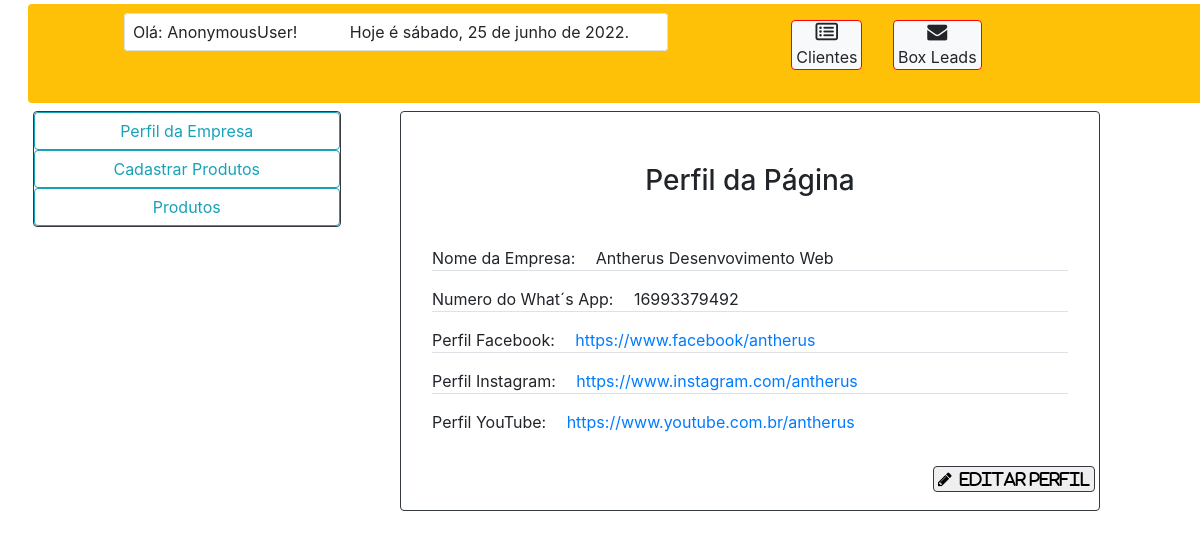
Screenshot of /area-adm/ with the database file from the repository.
### landingpage/models.py (models this page shows, shortened)
class Perfil(models.Model):
    nome_pagina = models.CharField(blank=True, null=True, max_length=50)
    whatsapp = models.CharField(blank=True, null=True, max_length=50)
    perfil_facebook = models.URLField(blank=True, null=True, max_length=256)
    perfil_instagram = models.URLField(blank=True, null=True, max_length=256)
    canal_youtube = models.URLField(blank=True, null=True, max_length=256, )

### landingpage/views.py (the view)
# urls.py: path('area-adm/', views.area_adm, name='area-adm'),
def area_adm(request):
    print(request.POST)
    perfil = PerfilForm()
    display_perfil = Perfil.objects.all()
    count_novo = Formulario.objects.filter(status="LEADS NOVO").count()
    if request.method == "POST" and len(display_perfil) < 1:
        nome_pagina = request.POST.get("nome_pagina")
        n_whatsapp = request.POST.get("whatsapp")
        url_facebook = request.POST.get("perfil_facebook")
        url_instagram = request.POST.get("perfil_instagram")
        url_youtube = request.POST.get("canal_youtube")
        Perfil.objects.create(nome_pagina=nome_pagina,
                              whatsapp=n_whatsapp,
                              perfil_facebook=url_facebook,
                              perfil_instagram=url_instagram,
                              canal_youtube=url_youtube
                              )
        return HttpResponseRedirect('http://127.0.0.1:8000/area-adm/')
    else:
        if request.method == "POST" and len(display_perfil) == 1:
            nome_pagina = request.POST.get("nome_pagina")
            n_whatsapp = request.POST.get("whatsapp")
            url_facebook = request.POST.get("perfil_facebook")
            url_instagram = request.POST.get("perfil_instagram")
            url_youtube = request.POST.get("canal_youtube")
            Perfil.objects.update(nome_pagina=nome_pagina,
                                  whatsapp=n_whatsapp,
                                  perfil_facebook=url_facebook,
                                  perfil_instagram=url_instagram,
                                  canal_youtube=url_youtube
                                  )
            return HttpResponseRedirect('http://127.0.0.1:8000/area-adm/')
    return render(request, 'lp/area-administrativa.html', {'perfil': perfil,
                                                           'display_perfil': display_perfil,
                                                           'count_novo': count_novo,
                                                           })

### landingpage/templates/lp/area-administrativa.html (shortened to what this page needs)
<!DOCTYPE html>
{% load static %}
<html>
<head>
	<link rel="stylesheet" href="https://maxcdn.bootstrapcdn.com/bootstrap/4.0.0/css/bootstrap.min.css">
    <link rel="stylesheet" type="text/css" href="{% static 'landingpage/css/dashboard.css' %}">
    <link rel="stylesheet" href="fontawesome/css/all.css">
    <link href="https://cdnjs.cloudflare.com/ajax/libs/font-awesome/4.7.0/css/font-awesome.css" rel="stylesheet" />
</head>
<body id="body-area-adm">
	<div  class=" container-fluid w-100 p-0 m-0 " id="container" >
		<header class="m-0 p-0  " style="" id="dashboard" >
          <div class="row pl-5  bg-warning m-1 bordered rounded" style="position: relative;
          top:0x; left:2%; height:99px; ">
            <div class="mt-3" >
                <span class=" bg-white p-2 border rounded mx-5" >
                    <span>Olá:</span>
                    <span class="mr-5">{{request.user|capfirst}}!</span>
                <span class="col-12"></span>
                </span>
                     <a href="/dashboard/caixa-leads/" class=" btn btn-light py-0 px-1 " style="border:1px solid red;position:absolute; right:20%">
                         <i class="fa fa-envelope " aria-hidden="true" style="font-size:20px;"></i>
                         <p class="p-0 m-0">Box Leads</p>
                     </a>
                    <a href="/lista-clientes/" class=" btn btn-light py-0 px-1 " style="border:1px solid red;position:absolute; right:30%">
                         <i class="fa fa-list-alt " aria-hidden="true" style="font-size:20px;"></i>
                         <p class="p-0 m-0">Clientes</p>
                     </a>
            </div>
        </div>
		</header>
             <main class="  py-1 mt-0 pt-0 row" id="conteudo-dashboard-area-adm"   >
                <span class="col-3 ml-5 mr-1 px-0 border border-dark  rounded  " >
                    <a href="/area-adm/" class="btn btn-outline-info d-block" id="" onclick="showPerfil()" >
                        <span class="btn-lateral">Perfil da Empresa</span>
                    </a>
                     <a href="/cadastro-produtos/" class="btn btn-outline-info d-block" id="btn-cadastrar-produtos" onclick="showPerfil()" >
                        <span class="btn-lateral">Cadastrar Produtos</span>
                    </a>
                     <a href="/lista-produtos/" class="btn btn-outline-info d-block" id="lista-produtos"  >
                        <span class="btn-lateral">Produtos</span>
                    </a>
            </span>
                 <div class="bg-white border border-dark rounded pt-1  col-7 " id="display-area-adm" style="position:absolute;left:400px;" >
                                  {% for display_perfil in display_perfil %}
                     <div class="" id="display-info-perfil">
                          <h3 class="d-flex justify-content-center m-5">Perfil da  Página</h3>
                                                <div class="border-bottom m-3">
                                                     <span>Nome da Empresa:</span>
                                                     <span class="ml-3">{{display_perfil.nome_pagina|default:"Nome não cadastrado"}}</span>
                                                </div>
                                                <div class="border-bottom m-3">
                                                    <span>Numero do What´s App:</span>
                                                    <span class="ml-3">{{display_perfil.whatsapp|default:"What´s App não cadastrado"}}</span>
                                                </div>
                                                <div class="border-bottom m-3">
                                                    <span>Perfil Facebook:</span>
                                                    <a href="{{display_perfil.perfil_facebook}}" class="ml-3">{{display_perfil.perfil_facebook|default:"Perfil FaceBook não cadstrado"}}</a>
                                                </div>
                                                <div class="border-bottom m-3">
                                                    <span>Perfil Instagram:</span>
                                                    <a href="{{display_perfil.perfil_instagram}}" class="ml-3">{{display_perfil.perfil_instagram|default:"Perfil Instagram não cadastrado"}}</a>
                                                </div>
                                                <div class=" m-3">
                                                    <span>Perfil YouTube:</span>
                                                    <a href="{{display_perfil.canal_youtube}}" class="ml-3">{{display_perfil.canal_youtube|default:"Canal You Tube não cadastrado"}}</a>
                                                </div>
                                            {% endfor %}
                                              {% if display_perfil|length == 0 %}
                                                        <button class="fa fa-pencil btn border border-dark rounded p-1 m-3" onclick=" exibir_formPerfil()" style="position:relative; left:75%;">
                                                            <span class="ml-1" >Cadastrar Perfil</span>
                                                        </button>
                                                {% else %}
                                                        <button class="fa fa-pencil btn border border-dark rounded p-1 m-3" onclick=" exibir_formPerfil()" style="position:relative; left:75%;">
                                                            <span class="ml-1" >Editar Perfil</span>
                                                        </button>
                                                {% endif %}
                     </div>
                 </div>
            </main>
	</div>
</body>
</html>

### landingpage/static/landingpage/css/dashboard.css (style rules this page uses)
* { margin: 0; padding: 0; }

### landingpage/templates/lp/area-administrativa.html (style rules this page uses)
.btn-lateral { position:relative; right:0%; }

### rows the page displays
Perfil: nome_pagina "Antherus Desenvovimento Web", whatsapp "16993379492", perfil_facebook "https://www.facebook/antherus", perfil_instagram "https://www.instagram.com/antherus", canal_youtube "https://www.youtube.com.br/antherus"

### other values shown
{{ request.user|capfirst }} "AnonymousUser"
